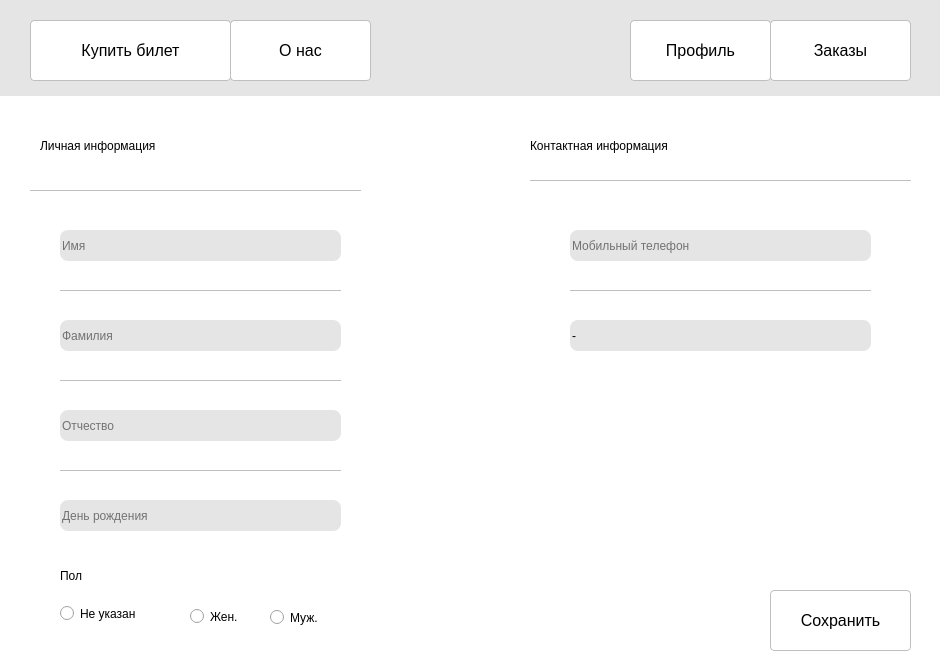
<?xml version="1.0" encoding="UTF-8"?>
<ui version="4.0">
 <class>Form</class>
 <widget class="QWidget" name="Form">
  <property name="geometry">
   <rect>
    <x>0</x>
    <y>0</y>
    <width>940</width>
    <height>670</height>
   </rect>
  </property>
  <property name="windowTitle">
   <string>Form</string>
  </property>
  <widget class="QPushButton" name="profile_btn">
   <property name="geometry">
    <rect>
     <x>630</x>
     <y>20</y>
     <width>141</width>
     <height>61</height>
    </rect>
   </property>
   <property name="styleSheet">
    <string notr="true">QPushButton#profile_btn {
 font: 16pt &quot;Arial&quot;;
 border: 1px solid #bfbfbf;
 background-color: rgb(255, 255, 255);
 border-radius: 4px;
 padding: 0.8em 1.2em 0.8em 1em;
 transition: all ease-in-out 0.2s;
 font-size: 16px;
}

QPushButton#profile_btn span {
 display: flex;
 justify-content: center;
 align-items: center;
 color: #fff;
 font-weight: 600;
}

QPushButton#profile_btn:hover, #profile_btn:hover {
	background-color: rgb(231, 231, 231);
}</string>
   </property>
   <property name="text">
    <string>Профиль</string>
   </property>
  </widget>
  <widget class="QPushButton" name="zakazi_btn">
   <property name="geometry">
    <rect>
     <x>770</x>
     <y>20</y>
     <width>141</width>
     <height>61</height>
    </rect>
   </property>
   <property name="styleSheet">
    <string notr="true">QPushButton#zakazi_btn {
 font: 16pt &quot;Arial&quot;;
 border: 1px solid #bfbfbf;
 background-color: rgb(255, 255, 255);
 border-radius: 4px;
 padding: 0.8em 1.2em 0.8em 1em;
 transition: all ease-in-out 0.2s;
 font-size: 16px;
}

QPushButton#zakazi_btn span {
 display: flex;
 justify-content: center;
 align-items: center;
 color: #fff;
 font-weight: 600;
}

QPushButton#zakazi_btn:hover, #zakazi_btn:hover {
		background-color: rgb(199, 199, 199);
}</string>
   </property>
   <property name="text">
    <string>Заказы</string>
   </property>
  </widget>
  <widget class="QPushButton" name="afisha_btn">
   <property name="geometry">
    <rect>
     <x>30</x>
     <y>20</y>
     <width>201</width>
     <height>61</height>
    </rect>
   </property>
   <property name="styleSheet">
    <string notr="true">QPushButton#afisha_btn {
 font: 16pt &quot;MS Shell Dlg 2&quot;;
	background-color: rgb(255, 255, 255);
 border: 1px solid #bfbfbf;
 border-radius: 4px;
 padding: 0.8em 1.2em 0.8em 1em;
 transition: all ease-in-out 0.2s;
 font-size: 16px;
}

QPushButton#afisha_btn span {
 display: flex;
 justify-content: center;
 align-items: center;
 color: #fff;
 font-weight: 600;
}

QPushButton#afisha_btn:hover, #afisha_btn:hover {
		background-color: rgb(231, 231, 231);
}</string>
   </property>
   <property name="text">
    <string>Купить билет</string>
   </property>
  </widget>
  <widget class="QPushButton" name="onas_btn">
   <property name="geometry">
    <rect>
     <x>230</x>
     <y>20</y>
     <width>141</width>
     <height>61</height>
    </rect>
   </property>
   <property name="styleSheet">
    <string notr="true">QPushButton#onas_btn {
 font: 16pt &quot;MS Shell Dlg 2&quot;;
 border: 1px solid #bfbfbf;
background-color: rgb(255, 255, 255);
 border-radius: 4px;
 padding: 0.8em 1.2em 0.8em 1em;
 transition: all ease-in-out 0.2s;
 font-size: 16px;
}

QPushButton#onas_btn span {
 display: flex;
 justify-content: center;
 align-items: center;
 color: #fff;
 font-weight: 600;
}

QPushButton#onas_btn:hover, #onas_btn:hover {
	background-color: rgb(231, 231, 231);
}</string>
   </property>
   <property name="text">
    <string>О нас</string>
   </property>
  </widget>
  <widget class="QLabel" name="label">
   <property name="geometry">
    <rect>
     <x>40</x>
     <y>120</y>
     <width>331</width>
     <height>51</height>
    </rect>
   </property>
   <property name="styleSheet">
    <string notr="true">font: 20pt &quot;MS Shell Dlg 2&quot;;


</string>
   </property>
   <property name="text">
    <string>Личная информация</string>
   </property>
  </widget>
  <widget class="QLineEdit" name="name_line">
   <property name="geometry">
    <rect>
     <x>60</x>
     <y>230</y>
     <width>281</width>
     <height>31</height>
    </rect>
   </property>
   <property name="styleSheet">
    <string notr="true">border-radius:8px;
background-color: rgb(229, 229, 229);
</string>
   </property>
   <property name="placeholderText">
    <string>Имя</string>
   </property>
  </widget>
  <widget class="QLineEdit" name="surname_line">
   <property name="geometry">
    <rect>
     <x>60</x>
     <y>320</y>
     <width>281</width>
     <height>31</height>
    </rect>
   </property>
   <property name="styleSheet">
    <string notr="true">border-radius:8px;
background-color: rgb(229, 229, 229);
</string>
   </property>
   <property name="placeholderText">
    <string>Фамилия</string>
   </property>
  </widget>
  <widget class="QLineEdit" name="patronymic_line">
   <property name="geometry">
    <rect>
     <x>60</x>
     <y>410</y>
     <width>281</width>
     <height>31</height>
    </rect>
   </property>
   <property name="styleSheet">
    <string notr="true">border-radius:8px;
background-color: rgb(229, 229, 229);
</string>
   </property>
   <property name="placeholderText">
    <string>Отчество</string>
   </property>
  </widget>
  <widget class="QRadioButton" name="notspecified_radioButton">
   <property name="geometry">
    <rect>
     <x>60</x>
     <y>598</y>
     <width>121</width>
     <height>31</height>
    </rect>
   </property>
   <property name="styleSheet">
    <string notr="true">
border-radius:1px;
color: rgb(0, 0, 0);
font: 12pt &quot;MS Shell Dlg 2&quot;;</string>
   </property>
   <property name="text">
    <string>Не указан</string>
   </property>
  </widget>
  <widget class="QLabel" name="label_5">
   <property name="geometry">
    <rect>
     <x>60</x>
     <y>560</y>
     <width>51</width>
     <height>31</height>
    </rect>
   </property>
   <property name="styleSheet">
    <string notr="true">font: 14pt &quot;MS Shell Dlg 2&quot;;

</string>
   </property>
   <property name="text">
    <string>Пол</string>
   </property>
  </widget>
  <widget class="QRadioButton" name="woman_radioButton">
   <property name="geometry">
    <rect>
     <x>190</x>
     <y>596</y>
     <width>81</width>
     <height>41</height>
    </rect>
   </property>
   <property name="styleSheet">
    <string notr="true">
border-radius:1px;
color: rgb(0, 0, 0);
font: 12pt &quot;MS Shell Dlg 2&quot;;</string>
   </property>
   <property name="text">
    <string>Жен.</string>
   </property>
  </widget>
  <widget class="QRadioButton" name="man_radioButton">
   <property name="geometry">
    <rect>
     <x>270</x>
     <y>602</y>
     <width>121</width>
     <height>31</height>
    </rect>
   </property>
   <property name="styleSheet">
    <string notr="true">
border-radius:1px;
color: rgb(0, 0, 0);
font: 12pt &quot;MS Shell Dlg 2&quot;;</string>
   </property>
   <property name="text">
    <string>Муж.</string>
   </property>
  </widget>
  <widget class="QLineEdit" name="happy_line">
   <property name="geometry">
    <rect>
     <x>60</x>
     <y>500</y>
     <width>281</width>
     <height>31</height>
    </rect>
   </property>
   <property name="styleSheet">
    <string notr="true">border-radius:8px;
background-color: rgb(229, 229, 229);
</string>
   </property>
   <property name="placeholderText">
    <string>День рождения</string>
   </property>
  </widget>
  <widget class="QLabel" name="label_7">
   <property name="geometry">
    <rect>
     <x>-40</x>
     <y>90</y>
     <width>1011</width>
     <height>641</height>
    </rect>
   </property>
   <property name="styleSheet">
    <string notr="true">border-radius: 8px;
background-color: rgb(255, 255, 255);
</string>
   </property>
   <property name="text">
    <string/>
   </property>
  </widget>
  <widget class="QLabel" name="label_8">
   <property name="geometry">
    <rect>
     <x>-26</x>
     <y>-5</y>
     <width>1001</width>
     <height>101</height>
    </rect>
   </property>
   <property name="styleSheet">
    <string notr="true">background-color: rgb(229, 229, 229);</string>
   </property>
   <property name="text">
    <string/>
   </property>
  </widget>
  <widget class="QLabel" name="label_9">
   <property name="geometry">
    <rect>
     <x>530</x>
     <y>120</y>
     <width>391</width>
     <height>51</height>
    </rect>
   </property>
   <property name="styleSheet">
    <string notr="true">font: 20pt &quot;MS Shell Dlg 2&quot;;

</string>
   </property>
   <property name="text">
    <string>Контактная информация</string>
   </property>
  </widget>
  <widget class="QLineEdit" name="number_line">
   <property name="geometry">
    <rect>
     <x>570</x>
     <y>230</y>
     <width>301</width>
     <height>31</height>
    </rect>
   </property>
   <property name="styleSheet">
    <string notr="true">border-radius:8px;
background-color: rgb(229, 229, 229);
</string>
   </property>
   <property name="placeholderText">
    <string>Мобильный телефон</string>
   </property>
  </widget>
  <widget class="QLineEdit" name="email_lineprofile">
   <property name="geometry">
    <rect>
     <x>570</x>
     <y>320</y>
     <width>301</width>
     <height>31</height>
    </rect>
   </property>
   <property name="styleSheet">
    <string notr="true">border-radius:8px;
background-color: rgb(229, 229, 229);
</string>
   </property>
   <property name="text">
    <string>-</string>
   </property>
   <property name="placeholderText">
    <string>Электронная почта</string>
   </property>
  </widget>
  <widget class="QLabel" name="label_6">
   <property name="geometry">
    <rect>
     <x>30</x>
     <y>110</y>
     <width>331</width>
     <height>81</height>
    </rect>
   </property>
   <property name="styleSheet">
    <string notr="true">border-bottom: 1px solid #bfbfbf;
border-radius: 0px;
</string>
   </property>
   <property name="text">
    <string/>
   </property>
  </widget>
  <widget class="QLabel" name="label_10">
   <property name="geometry">
    <rect>
     <x>530</x>
     <y>110</y>
     <width>381</width>
     <height>71</height>
    </rect>
   </property>
   <property name="styleSheet">
    <string notr="true">border-bottom: 1px solid #bfbfbf;
border-radius: 0px;
</string>
   </property>
   <property name="text">
    <string/>
   </property>
  </widget>
  <widget class="QLabel" name="label_12">
   <property name="geometry">
    <rect>
     <x>60</x>
     <y>210</y>
     <width>281</width>
     <height>81</height>
    </rect>
   </property>
   <property name="styleSheet">
    <string notr="true">border-bottom: 1px solid #bfbfbf;
border-radius: 0px;
</string>
   </property>
   <property name="text">
    <string/>
   </property>
  </widget>
  <widget class="QLabel" name="label_14">
   <property name="geometry">
    <rect>
     <x>570</x>
     <y>210</y>
     <width>301</width>
     <height>81</height>
    </rect>
   </property>
   <property name="styleSheet">
    <string notr="true">border-bottom: 1px solid #bfbfbf;
border-radius: 0px;
</string>
   </property>
   <property name="text">
    <string/>
   </property>
  </widget>
  <widget class="QLabel" name="label_15">
   <property name="geometry">
    <rect>
     <x>60</x>
     <y>300</y>
     <width>281</width>
     <height>81</height>
    </rect>
   </property>
   <property name="styleSheet">
    <string notr="true">border-bottom: 1px solid #bfbfbf;
border-radius: 0px;
</string>
   </property>
   <property name="text">
    <string/>
   </property>
  </widget>
  <widget class="QLabel" name="label_13">
   <property name="geometry">
    <rect>
     <x>60</x>
     <y>380</y>
     <width>281</width>
     <height>91</height>
    </rect>
   </property>
   <property name="styleSheet">
    <string notr="true">border-bottom: 1px solid #bfbfbf;
border-radius: 0px;
</string>
   </property>
   <property name="text">
    <string/>
   </property>
  </widget>
  <widget class="QPushButton" name="savebutton">
   <property name="geometry">
    <rect>
     <x>770</x>
     <y>590</y>
     <width>141</width>
     <height>61</height>
    </rect>
   </property>
   <property name="styleSheet">
    <string notr="true">QPushButton#savebutton {
 font: 16pt &quot;Arial&quot;;
 border: 1px solid #bfbfbf;
 background-color: rgb(255, 255, 255);
 border-radius: 4px;
 padding: 0.8em 1.2em 0.8em 1em;
 transition: all ease-in-out 0.2s;
 font-size: 16px;
}

QPushButton#savebutton span {
 display: flex;
 justify-content: center;
 align-items: center;
 color: #fff;
 font-weight: 600;
}

QPushButton#savebutton:hover, #savebutton:hover {
		background-color: rgb(199, 199, 199);
}</string>
   </property>
   <property name="text">
    <string>Сохранить</string>
   </property>
  </widget>
  <zorder>label_7</zorder>
  <zorder>label_14</zorder>
  <zorder>label_13</zorder>
  <zorder>label_15</zorder>
  <zorder>label_12</zorder>
  <zorder>label_8</zorder>
  <zorder>profile_btn</zorder>
  <zorder>zakazi_btn</zorder>
  <zorder>afisha_btn</zorder>
  <zorder>onas_btn</zorder>
  <zorder>label</zorder>
  <zorder>name_line</zorder>
  <zorder>surname_line</zorder>
  <zorder>patronymic_line</zorder>
  <zorder>notspecified_radioButton</zorder>
  <zorder>label_5</zorder>
  <zorder>woman_radioButton</zorder>
  <zorder>man_radioButton</zorder>
  <zorder>happy_line</zorder>
  <zorder>label_9</zorder>
  <zorder>number_line</zorder>
  <zorder>email_lineprofile</zorder>
  <zorder>label_6</zorder>
  <zorder>label_10</zorder>
  <zorder>savebutton</zorder>
 </widget>
 <resources/>
 <connections/>
</ui>
